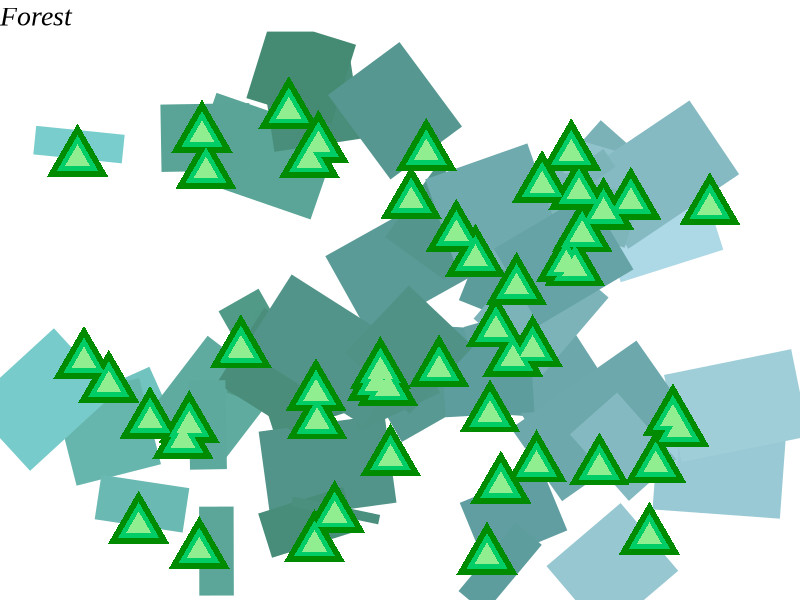
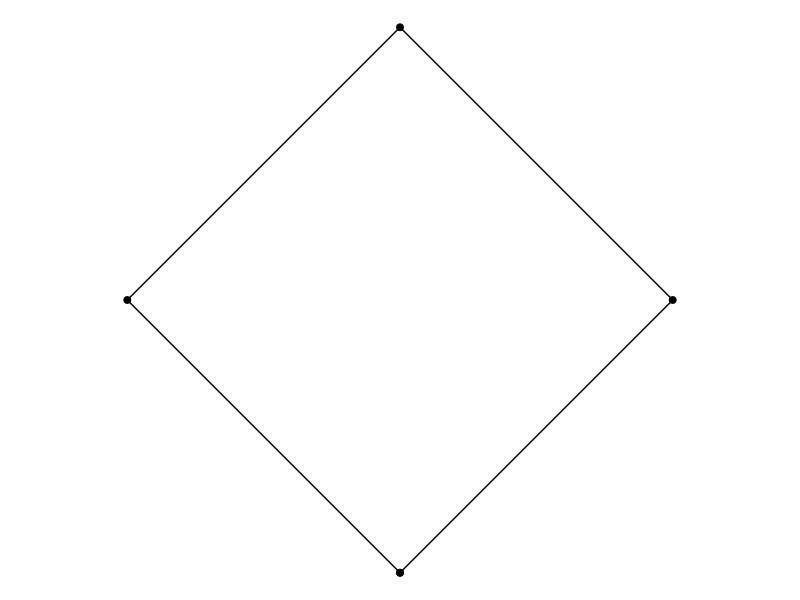
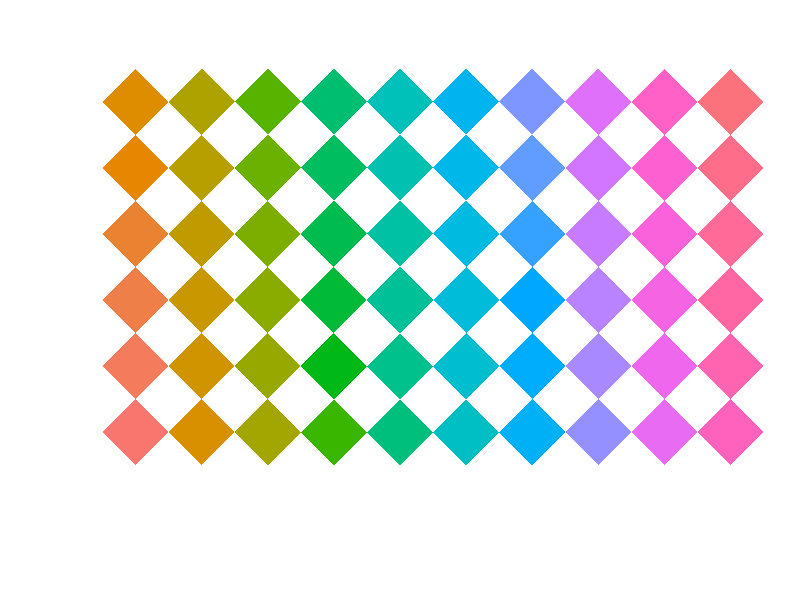

Here is the R script that generated these plots, in order:
## ---- chunk 1
#| label: libraries

library(ggplot2)
library(scales)
library(ggthemes)
library(tibble)
library(gganimate)
library(tidyr)
library(tidyverse)
library(purrr)
library(ggthemes)
## ---- chunk 2
set.seed(1)
n <- 50
dat <- tibble(
  x0 = runif(n),
  y0 = runif(n),
  x1 = x0 + runif(n, min = -.2, max = .2),
  y1 = y0 + runif(n, min = -.2, max = .2),
  shade = runif(n), 
  size = runif(n)
)


pal <- c("darkslategray3", "aquamarine4", "cadetblue", "lightblue")


dat |>
  ggplot(aes(x = x0, y = y0,
             xend = x1, yend = y1,
             color = x0)) +
  geom_segment(show.legend = FALSE, linewidth = 30) +
  geom_point(show.legend = FALSE, size = 15, shape = 17, 
             color = "green4") +
  geom_point(show.legend = FALSE, size = 10, shape = 17, 
             color = "springgreen3") +
  geom_point(show.legend = FALSE, size = 6, shape = 17, 
             color = "lightgreen") +
  
  #coord_polar() +
  scale_y_continuous(expand = c(0, 0)) +
  scale_x_continuous(expand = c(0, 0)) + 
  scale_colour_gradientn(colours = pal) +
  scale_size(range = c(0, 10)) +
  theme_void() +
  labs(title = "Forest") +
  theme(
    plot.title = element_text(family = "Times New Roman", size = 20, 
                              face = "italic", color = "black")
  )
## ---- chunk 3
# source: https://art-from-code.netlify.app/day-1/session-3/
show_polygon <- function(polygon, show_vertices = TRUE, ...) {
  
  pic <- ggplot(polygon, aes(x, y)) +
    geom_polygon(colour = "black", fill = NA, show.legend = FALSE, ...) + 
    coord_equal() + 
    theme_void()
  
  if(show_vertices == TRUE) {
    pic <- pic + geom_point(colour = "black", size = 2)
  }
  print(pic)
}

normalise_radius <- function(x, min, max) {
  normalize(x, from = c(-0.5, 0.5), to = c(min, max))
}

sample_canva <- function(seed = NULL) {
  if(!is.null(seed)) set.seed(seed)
  sample(ggthemes::canva_palettes, 1)[[1]]
}
## ---- chunk 4
diamond <- tibble(
  x = c(0.5, 1, 0.5, 0, 0.5),
  y = c(0, 0.5, 1, 0.5, 0),
  seg_len = c(1, 1, 1, 1, 0)
)
show_polygon(diamond)


## ---- chunk 5
# Base diamond shape
diamond <- tibble(
  x = c(0.5, 1, 0.5, 0, 0.5),
  y = c(0, 0.5, 1, 0.5, 0)
)

# Function to create a single diamond shifted by x_shift and y_shift
shift_diamond <- function(r_min, r_max, x_shift, y_shift, id) {
  diamond %>%
    mutate(
      x = x + x_shift,
      y = y + y_shift,
      id = id
    )
}

# Function to create a grid of diamonds
diamond_grid <- function(nx = 10, ny = 6, seed = NULL) {
  if(!is.null(seed)) set.seed(seed)
  
  diamond_settings <- expand_grid(
    r_min = .3, 
    r_max = .4, 
    x_shift = 1:nx, 
    y_shift = 1:ny
  ) %>%
    mutate(id = row_number())
  
  diamond_data <- pmap_dfr(diamond_settings, shift_diamond)
  
  diamond_data %>%
    ggplot(aes(x, y, group = id, fill = as.factor(id))) +
    geom_polygon(linewidth = 0, show.legend = FALSE) +
    theme_void() +
    coord_equal(xlim = c(0, nx + 1), ylim = c(0, ny + 1))
}

# Create and show the grid of diamonds
grid <- diamond_grid(seed = 451)
grid

## ---- chunk 6


## ---- chunk 7

# Base diamond shape
diamond <- tibble(
  x = c(0.5, 1, 0.5, 0, 0.5),
  y = c(0, 0.5, 1, 0.5, 0)
)

# Function to create a single diamond shifted by x_shift and y_shift following a cosine wave
wave_diamond <- function(r_min, r_max, x_shift, y_shift, id, frame) {
  diamond %>%
    mutate(
      x = x + x_shift,
      y = y + y_shift + cos(x_shift * 0.5 + frame * 0.1) * 0.5,
      id = id,
      frame = frame
    )
}

# Function to create a grid of diamonds with animation following a cosine wave
wave_diamond_grid <- function(nx = 10, ny = 6, nframes = 10, seed = NULL) {
  if(!is.null(seed)) set.seed(seed)
  
  diamond_settings <- expand_grid(
    r_min = .3, 
    r_max = .4, 
    x_shift = 1:nx, 
    y_shift = 1:ny,
    frame = 1:nframes
  ) %>%
    mutate(id = row_number() %% (nx * ny) + 1)
  
  diamond_data <- pmap_dfr(diamond_settings, wave_diamond)
  
  ggplot(diamond_data, aes(x, y, group = id, fill = as.factor(id))) +
    geom_polygon(linewidth = 0, show.legend = FALSE) +
    theme_void() +
    coord_equal(xlim = c(0, nx + 1), ylim = c(0, ny + 1)) + 
    transition_time(frame) +
    ease_aes('linear')
}

# Create and animate the grid of diamonds following a cosine wave
animated_plot <- wave_diamond_grid(nx = 10, ny = 6, nframes = 20, seed = 451)
anim <- animate(animated_plot, nframes = 20, fps = 10, renderer = magick_renderer())
anim
